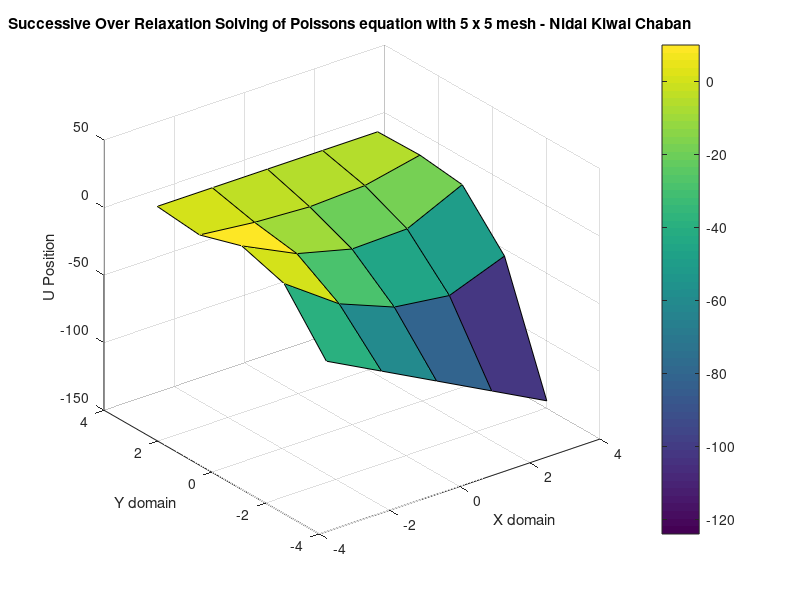
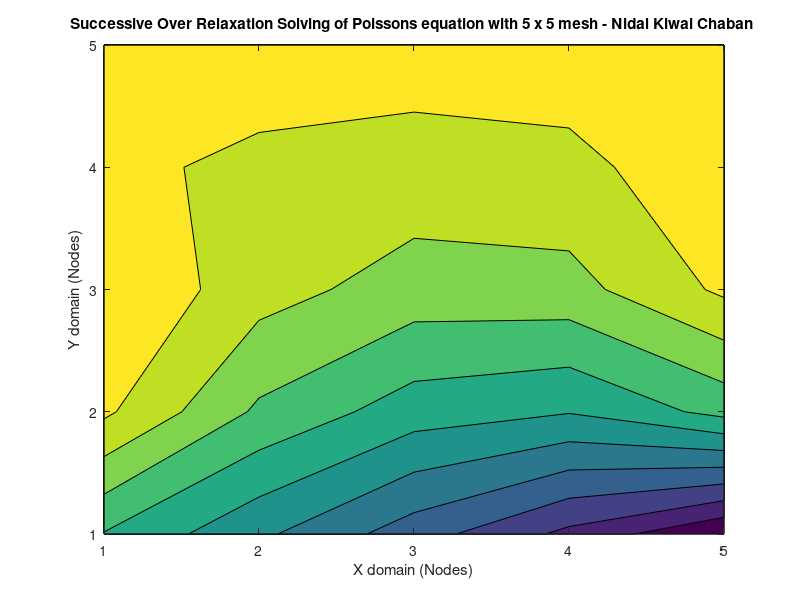

Source code (MATLAB) for these figures, in order:
% Poisson's Equation on a rectangle
% Nidal Kiwai Chaban
% SOR Method
clc
clear all
n=input('Input number of nodes n for an n x n mesh: ');
p=input('Input number of iterations: ');
x=n;
y=n;
u=zeros(x,y);
bx=pi;
ax=-pi;
by=pi;
ay=-pi;
xd=linspace(ax,bx,x);
yd=linspace(ay,by,y);
k=0;
err=1;
h=ax/x;
B=1.5;

%Boundary conditions
u(:,1)=((by-yd(:)).^2).*cos(pi.*yd(:)/by);
u(:,x)=yd(:).*(by-yd(:)).^2;
u(1,:)=(((by-ay).^2).*cos(pi.*ay/by))+((xd(:)-ax)/(bx-ax)).*(((ay.*((by-ay).^2))-(((by-ay).^2.*cos(pi*ay/by)))));
u(y,:)=by;
        
tic        
%while max(max(err(:)))>=1e-6     %Run for optimal iterations
for q=1:p                        %Run for fixed iterations    k=k+1;
    uold=u;
    for i=2:x-1
    for j=2:y-1
        %F(i,j)=0;
        F(i,j)=cos((pi/2)*(2*((xd(i)-ax)/(bx-ax))+1))*sin(pi*(yd(j)-ay)/(by-ay));
        u(i,j)=(B.*(1/4)*(u(i+1,j)+u(i-1,j)+u(i,j+1)+u(i,j-1)+(h.^2)*F(i,j)))+(1-B)*u(i,j);
        
    end
    end
unew=u;
err=abs((uold-unew))./(unew);
end
el=toc;

[X,Y]=meshgrid(xd,yd);
figure(1)
surf(X,Y,u) %3D Plot
xlabel('X domain')
ylabel('Y domain')
zlabel('U Position') 
title(['Successive Over Relaxation Solving of Poissons equation with '  num2str(n) ' x ' num2str(n)  ' mesh - Nidal Kiwai Chaban '])
colorbar
figure(2)
contourf(u) %2D Plot
xlabel('X domain (Nodes)')
ylabel('Y domain (Nodes)')
title(['Successive Over Relaxation Solving of Poissons equation with '  num2str(n) ' x ' num2str(n)  ' mesh - Nidal Kiwai Chaban '])

erb=max(max(err));
%Reporting
%
fprintf('\nSuccesive-Over-Relaxation Method for Poissons Equation %d')
fprintf('\nMesh size: %d',x)
fprintf(' x %d',y)
fprintf('\nOptimal Iterations: %d',k)
fprintf('\nFixed Iterations: %d',p)
fprintf('\nElapsed time: %f',el);
fprintf('\nBiggest error value between u(i) and u(i-1): %10.4e',erb);
